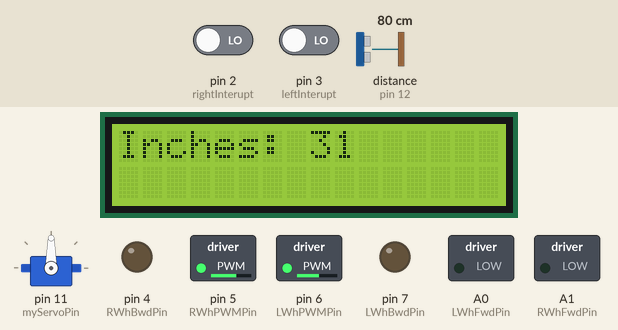
The sketch below on a simulated Arduino Uno, built with avr-gcc and run on an emulated ATmega328P. Shown: servo, 16×2 character LCD, switched loads named in the sketch (green lamp = pin HIGH), output pins drawn as LEDs (lit = HIGH). Wiring (inferred from the names in the program): ultrasonic range finder: trigger pin 13; echo pin 12. The test bench sets the inputs (shaded band); at power-on: distance to the obstacle (sensor on pin 12) 80 cm, pin 2 (rightInterupt) LOW, pin 3 (leftInterupt) LOW. The echo pulse lasts 58.3 µs per cm; pins used as bus, display or sensor lines are not drawn.

Above: at 1.2 s.
1.3 s: distance to the obstacle (sensor on pin 12) set to 2 cm
At 1.7 s:
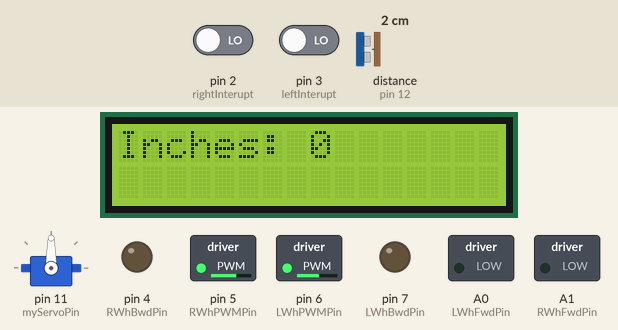
4.3 s: distance to the obstacle (sensor on pin 12) set to 35 cm
At 5.3 s:
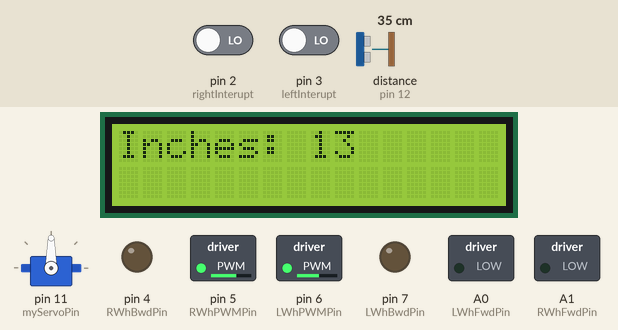
7.3 s: distance to the obstacle (sensor on pin 12) set to 18 cm
At 9.0 s:
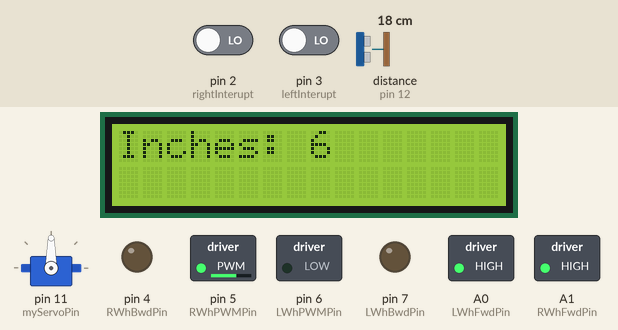
Timing chart, 0 to 10.5 s (numbered marks = the images above; inputs shaded):
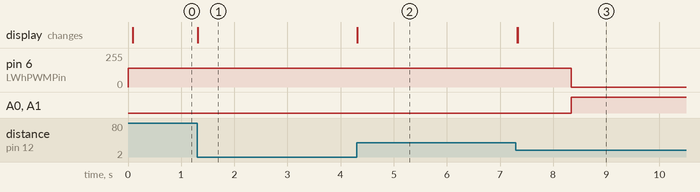

Measured:
- after the input at 1.3 s, the display: changes at once (image 1)
- after the input at 4.3 s, the display: changes at once (image 2)
- after the input at 7.3 s, pin 6 (LWhPWMPin): 140/255 → 0/255 after 1.0 s; A0 (LWhFwdPin), A1 (RWhFwdPin): LOW → HIGH after 1.0 s; the display: first changes at once (image 3 shows a later state)

The sketch:

NewWeek4.ino
```cpp
/* Fred, Parker*/
#include <Servo.h>
#include <Wire.h>               // Library for I2C communication
#include <LiquidCrystal_I2C.h>  // Library for LCD
#define DECODE_NEC
#include <IRremote.hpp>
#define IR_Pin 10
#define forward 24
#define backward 82
#define stop 28
#define left 8
#define right 90

const int RSPD1 = 160;  //Right Wheel PWM.  Change this value so your car will go roughly straight
const int LSPD1 = 140;  //Left Wheel PWM
const int RSPD2 = 150;  //Right Wheel PWM
const int LSPD2 = 150;  //Left Wheel PWM

const int LWhFwdPin = A0;  //10;
const int LWhBwdPin = 7;   //A5;
const int LWhPWMPin = 6;   //11;

const int RWhFwdPin = A1;  //7;
const int RWhBwdPin = 4;   //6;
const int RWhPWMPin = 5;

const int leftInterupt = 3;
const int rightInterupt = 2;

const int myServoPin = 11;

const int pingPin = 13;  // trigger
const int echoPin = 12;  // echo

Servo myServo;  // servo object to control ultrasonic servo
LiquidCrystal_I2C lcd = LiquidCrystal_I2C(0x27, 16, 2);

int gain=5;
int delCntr = 0;
volatile long cntrL, cntrR;
volatile long LIntTime, RIntTime;
long stopTime;
int code = 0;
int oldcntrL;
int oldcntrR;

void setup() {
  Serial.begin(9600);
  myServo.attach(myServoPin);
  myServo.write(90);

  pinMode(LWhFwdPin, OUTPUT);
  pinMode(LWhBwdPin, OUTPUT);
  pinMode(LWhPWMPin, OUTPUT);
  pinMode(RWhFwdPin, OUTPUT);
  pinMode(RWhBwdPin, OUTPUT);
  pinMode(RWhPWMPin, OUTPUT);

  digitalWrite(LWhFwdPin, LOW);
  digitalWrite(LWhBwdPin, LOW);
  digitalWrite(LWhPWMPin, LOW);

  digitalWrite(RWhFwdPin, LOW);
  digitalWrite(RWhBwdPin, LOW);
  digitalWrite(RWhPWMPin, LOW);

  attachInterrupt(digitalPinToInterrupt(leftInterupt), leftWhlCnt, CHANGE);
  attachInterrupt(digitalPinToInterrupt(rightInterupt), rightWhlCnt, CHANGE);

  cntrR = 0;
  cntrL = 0;
  LIntTime = 0;
  RIntTime = 0;
  analogWrite(RWhPWMPin, RSPD1);  //turn on wheels
  analogWrite(LWhPWMPin, LSPD1);
  pinMode(IR_Pin, INPUT);
  IrReceiver.begin(IR_Pin, ENABLE_LED_FEEDBACK);

  pinMode(pingPin, OUTPUT);
  pinMode(echoPin, INPUT);

  lcd.init();
  lcd.backlight();
  lcd.home();
  lcd.clear();
}

void loop() {
  /*lcd.clear();
  lcd.setCursor(0, 0);
  lcd.print("Left: ");
  lcd.print(cntrL);
  lcd.setCursor(0, 1);
  lcd.print("Right: ");
  lcd.print(cntrR);*/


  long duration, inches;
  digitalWrite(pingPin, LOW);
  delayMicroseconds(2);
  digitalWrite(pingPin, HIGH);
  delayMicroseconds(10);
  digitalWrite(pingPin, LOW);
  duration = pulseIn(echoPin, HIGH);
  inches = microsecondsToInches(duration);

  lcd.clear();
  lcd.setCursor(0, 0);
  lcd.print("Inches: ");
  lcd.print(inches);

  long tmpLcntr, tmpRcntr;
  tmpLcntr = cntrL;
  tmpRcntr = cntrR;
  delCntr = abs(tmpLcntr - tmpRcntr);

  if(inches<7 && inches!=0){
    stopCar();
    delay(1000);
    turnLeft();
    stopCar();
    delay(1000);
    goForward();
  }

  if (tmpLcntr > tmpRcntr) {
    analogWrite(RWhPWMPin, RSPD1);
    analogWrite(LWhPWMPin, max(LSPD1 - int(gain * delCntr + .5), 0));
  } else if (tmpLcntr < tmpRcntr) {
    analogWrite(LWhPWMPin, LSPD1);
    analogWrite(RWhPWMPin, max(RSPD1 - 1.16*int(gain * delCntr + .5), 0));
  } else {
    analogWrite(RWhPWMPin, RSPD1);
    analogWrite(LWhPWMPin, LSPD1);
  }

  if (IrReceiver.decode()) {
    cntrL = 0;
    cntrR = 0;
    remoteDrive();
  }
}

void remoteDrive() {
  Serial.print("code=");
  code = IrReceiver.decodedIRData.command;
  Serial.println(code);
  switch (code) {
    case forward:
      goForward();
      break;
    case left:
      turnLeft();
      break;
    case backward:
      goBackward();
      break;
    case stop:
      stopCar();
      break;
  }
  IrReceiver.resume();
}

void leftWhlCnt() {
  long intTime = micros();
  if (intTime > LIntTime + 5000L) {
    LIntTime = intTime;
    cntrL++;
  }
}

void rightWhlCnt()  // Complete this ISR
{
  long intTime = micros();
  if (intTime > RIntTime + 5000L) {
    RIntTime = intTime;
    cntrR++;
  }
}

void turnLeft() {
  digitalWrite(LWhFwdPin, HIGH);
  digitalWrite(LWhBwdPin, LOW);
  digitalWrite(RWhFwdPin, HIGH);
  digitalWrite(RWhBwdPin, LOW);
  oldcntrL = cntrL;
  oldcntrR = cntrR;
  cntrL = 0;
  cntrR = 0;
  while (cntrR < (cntrL + 40)) {
    analogWrite(RWhPWMPin, RSPD1);
    analogWrite(LWhPWMPin, 0);
  }
  cntrL = oldcntrL;
  cntrR = oldcntrR;
}

void goForward() {
  digitalWrite(LWhFwdPin, HIGH);
  digitalWrite(LWhBwdPin, LOW);
  digitalWrite(RWhFwdPin, HIGH);
  digitalWrite(RWhBwdPin, LOW);
  analogWrite(LWhPWMPin, LSPD1);
  analogWrite(RWhPWMPin, RSPD1);
}
void goBackward() {
  digitalWrite(LWhFwdPin, LOW);
  digitalWrite(LWhBwdPin, HIGH);
  digitalWrite(RWhFwdPin, LOW);
  digitalWrite(RWhBwdPin, HIGH);
  analogWrite(LWhPWMPin, LSPD1);
  analogWrite(RWhPWMPin, RSPD1);
}
void stopCar() {
  digitalWrite(LWhFwdPin, LOW);
  digitalWrite(LWhBwdPin, LOW);
  digitalWrite(RWhFwdPin, LOW);
  digitalWrite(RWhBwdPin, LOW);
  analogWrite(LWhPWMPin, LSPD1);
  analogWrite(RWhPWMPin, RSPD1);
}

long microsecondsToInches(long microseconds) {
  return microseconds / 74 / 2;
}
```
